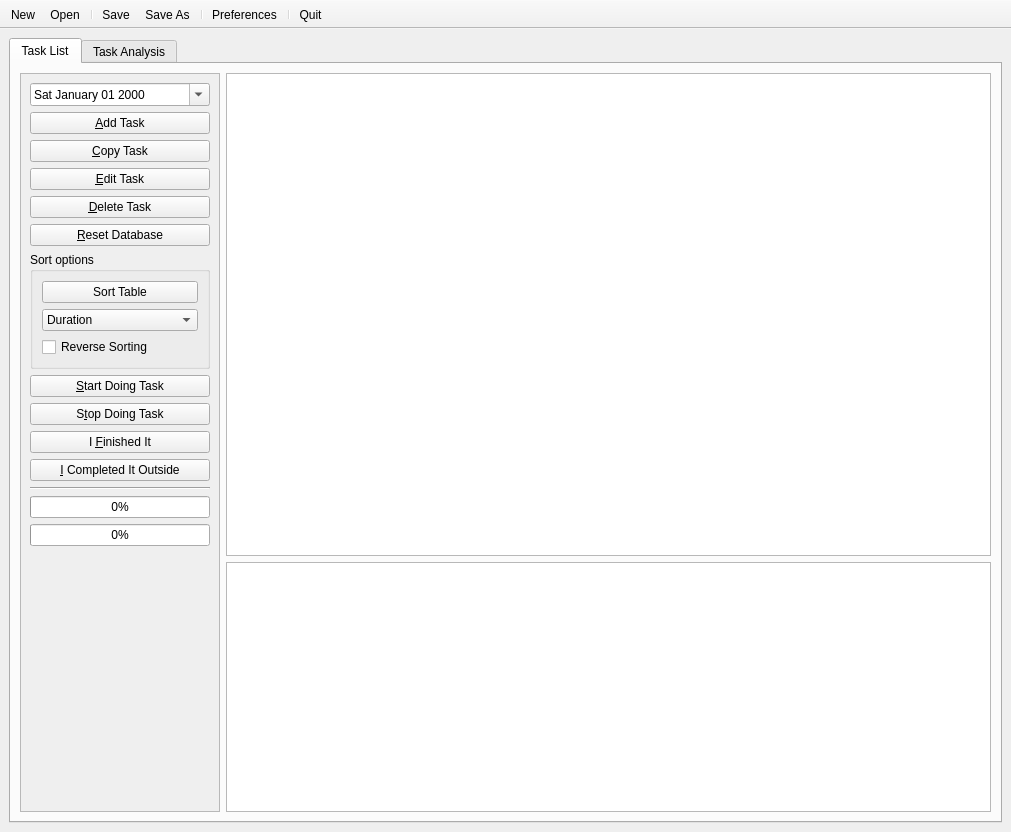
<?xml version="1.0" encoding="UTF-8"?>
<ui version="4.0">
 <class>MainWindow</class>
 <widget class="QMainWindow" name="MainWindow">
  <property name="geometry">
   <rect>
    <x>0</x>
    <y>0</y>
    <width>1011</width>
    <height>832</height>
   </rect>
  </property>
  <property name="minimumSize">
   <size>
    <width>703</width>
    <height>832</height>
   </size>
  </property>
  <property name="windowTitle">
   <string>Sunsite - Control Your Life Not Reacting</string>
  </property>
  <widget class="QWidget" name="centralwidget">
   <layout class="QGridLayout" name="gridLayout">
    <item row="0" column="0">
     <widget class="QTabWidget" name="tabWidget">
      <property name="currentIndex">
       <number>0</number>
      </property>
      <widget class="QWidget" name="tabWidgetPage1">
       <attribute name="title">
        <string>Task List</string>
       </attribute>
       <layout class="QGridLayout" name="gridLayout_2">
        <item row="1" column="1" colspan="3">
         <widget class="QTableWidget" name="taskTable">
          <property name="sizeAdjustPolicy">
           <enum>QAbstractScrollArea::AdjustToContents</enum>
          </property>
         </widget>
        </item>
        <item row="2" column="1" colspan="3">
         <widget class="QTableWidget" name="completedTaskTable">
          <property name="maximumSize">
           <size>
            <width>16777215</width>
            <height>250</height>
           </size>
          </property>
         </widget>
        </item>
        <item row="1" column="0" rowspan="2">
         <widget class="QScrollArea" name="scrollArea">
          <property name="minimumSize">
           <size>
            <width>200</width>
            <height>0</height>
           </size>
          </property>
          <property name="maximumSize">
           <size>
            <width>200</width>
            <height>16777215</height>
           </size>
          </property>
          <property name="horizontalScrollBarPolicy">
           <enum>Qt::ScrollBarAlwaysOff</enum>
          </property>
          <property name="widgetResizable">
           <bool>true</bool>
          </property>
          <property name="alignment">
           <set>Qt::AlignLeading|Qt::AlignLeft|Qt::AlignTop</set>
          </property>
          <widget class="QWidget" name="scrollAreaWidgetContents">
           <property name="geometry">
            <rect>
             <x>0</x>
             <y>0</y>
             <width>198</width>
             <height>739</height>
            </rect>
           </property>
           <layout class="QVBoxLayout" name="verticalLayout_3">
            <item>
             <widget class="QDateEdit" name="dateTaskFilter">
              <property name="displayFormat">
               <string>ddd MMMM dd yyyy</string>
              </property>
              <property name="calendarPopup">
               <bool>true</bool>
              </property>
             </widget>
            </item>
            <item>
             <widget class="QPushButton" name="addTaskButton">
              <property name="text">
               <string>&amp;Add Task</string>
              </property>
             </widget>
            </item>
            <item>
             <widget class="QPushButton" name="copyTaskButton">
              <property name="text">
               <string>&amp;Copy Task</string>
              </property>
              <property name="checkable">
               <bool>true</bool>
              </property>
             </widget>
            </item>
            <item>
             <widget class="QPushButton" name="editTaskButton">
              <property name="text">
               <string>&amp;Edit Task</string>
              </property>
             </widget>
            </item>
            <item>
             <widget class="QPushButton" name="deleteTaskButton">
              <property name="text">
               <string>&amp;Delete Task</string>
              </property>
              <property name="shortcut">
               <string>Del</string>
              </property>
             </widget>
            </item>
            <item>
             <widget class="QPushButton" name="resetDataButton">
              <property name="text">
               <string>&amp;Reset Database</string>
              </property>
             </widget>
            </item>
            <item>
             <widget class="QGroupBox" name="groupBox">
              <property name="title">
               <string>Sort options</string>
              </property>
              <layout class="QGridLayout" name="gridLayout_4">
               <item row="1" column="0">
                <widget class="QComboBox" name="sortTaskTableOption">
                 <item>
                  <property name="text">
                   <string>Duration</string>
                  </property>
                 </item>
                 <item>
                  <property name="text">
                   <string>Elapsed Time</string>
                  </property>
                 </item>
                 <item>
                  <property name="text">
                   <string>Remaining Time</string>
                  </property>
                 </item>
                 <item>
                  <property name="text">
                   <string>Task Name</string>
                  </property>
                 </item>
                </widget>
               </item>
               <item row="2" column="0">
                <widget class="QCheckBox" name="reverseTaskTableSorting">
                 <property name="text">
                  <string>Reverse Sorting</string>
                 </property>
                </widget>
               </item>
               <item row="0" column="0">
                <widget class="QPushButton" name="sortTaskTableButton">
                 <property name="text">
                  <string>Sort Table</string>
                 </property>
                </widget>
               </item>
              </layout>
             </widget>
            </item>
            <item>
             <widget class="QPushButton" name="startTaskButton">
              <property name="text">
               <string>&amp;Start Doing Task</string>
              </property>
              <property name="shortcut">
               <string>Space</string>
              </property>
             </widget>
            </item>
            <item>
             <widget class="QPushButton" name="stopTaskButton">
              <property name="text">
               <string>S&amp;top Doing Task</string>
              </property>
              <property name="shortcut">
               <string>Space</string>
              </property>
             </widget>
            </item>
            <item>
             <widget class="QPushButton" name="iFinishedItButton">
              <property name="text">
               <string>I &amp;Finished It</string>
              </property>
              <property name="shortcut">
               <string>Ctrl+Space</string>
              </property>
             </widget>
            </item>
            <item>
             <widget class="QPushButton" name="iCompletedButton">
              <property name="text">
               <string>&amp;I Completed It Outside</string>
              </property>
             </widget>
            </item>
            <item>
             <widget class="Line" name="line">
              <property name="orientation">
               <enum>Qt::Horizontal</enum>
              </property>
             </widget>
            </item>
            <item>
             <widget class="QProgressBar" name="elapsedProgressBar">
              <property name="value">
               <number>0</number>
              </property>
              <property name="textVisible">
               <bool>true</bool>
              </property>
              <property name="orientation">
               <enum>Qt::Horizontal</enum>
              </property>
              <property name="textDirection">
               <enum>QProgressBar::TopToBottom</enum>
              </property>
             </widget>
            </item>
            <item>
             <widget class="QProgressBar" name="remainingProgressBar">
              <property name="value">
               <number>0</number>
              </property>
             </widget>
            </item>
            <item>
             <spacer name="verticalSpacer">
              <property name="orientation">
               <enum>Qt::Vertical</enum>
              </property>
              <property name="sizeHint" stdset="0">
               <size>
                <width>20</width>
                <height>40</height>
               </size>
              </property>
             </spacer>
            </item>
           </layout>
          </widget>
         </widget>
        </item>
       </layout>
      </widget>
      <widget class="QWidget" name="tabWidgetPage2">
       <attribute name="title">
        <string>Task Analysis</string>
       </attribute>
       <layout class="QGridLayout" name="gridLayout_3">
        <item row="4" column="4" colspan="7">
         <widget class="QWidget" name="graphicWidget" native="true">
          <property name="minimumSize">
           <size>
            <width>0</width>
            <height>250</height>
           </size>
          </property>
          <property name="maximumSize">
           <size>
            <width>16777215</width>
            <height>250</height>
           </size>
          </property>
         </widget>
        </item>
        <item row="3" column="4" colspan="7">
         <layout class="QHBoxLayout" name="horizontalLayout_2">
          <item>
           <widget class="QTableWidget" name="analysisTable"/>
          </item>
          <item>
           <widget class="QTreeWidget" name="taskDetailsTree">
            <property name="minimumSize">
             <size>
              <width>500</width>
              <height>0</height>
             </size>
            </property>
            <property name="lineWidth">
             <number>2</number>
            </property>
            <property name="animated">
             <bool>true</bool>
            </property>
            <property name="wordWrap">
             <bool>true</bool>
            </property>
            <property name="headerHidden">
             <bool>true</bool>
            </property>
            <column>
             <property name="text">
              <string>Task Details</string>
             </property>
            </column>
           </widget>
          </item>
         </layout>
        </item>
        <item row="2" column="4">
         <widget class="QComboBox" name="analysisView">
          <item>
           <property name="text">
            <string>Monthly View</string>
           </property>
          </item>
          <item>
           <property name="text">
            <string>Yearly View</string>
           </property>
          </item>
         </widget>
        </item>
        <item row="2" column="5">
         <widget class="QComboBox" name="monthAnalysisFilter"/>
        </item>
        <item row="2" column="6">
         <widget class="QComboBox" name="yearAnalysisFilter"/>
        </item>
       </layout>
      </widget>
     </widget>
    </item>
   </layout>
  </widget>
  <widget class="QToolBar" name="toolBar">
   <property name="contextMenuPolicy">
    <enum>Qt::PreventContextMenu</enum>
   </property>
   <property name="windowTitle">
    <string>toolBar</string>
   </property>
   <property name="movable">
    <bool>false</bool>
   </property>
   <property name="iconSize">
    <size>
     <width>32</width>
     <height>32</height>
    </size>
   </property>
   <property name="toolButtonStyle">
    <enum>Qt::ToolButtonTextUnderIcon</enum>
   </property>
   <attribute name="toolBarArea">
    <enum>TopToolBarArea</enum>
   </attribute>
   <attribute name="toolBarBreak">
    <bool>false</bool>
   </attribute>
   <addaction name="actionNew"/>
   <addaction name="actionOpen"/>
   <addaction name="separator"/>
   <addaction name="actionSave"/>
   <addaction name="actionSaveAs"/>
   <addaction name="separator"/>
   <addaction name="actionPreferences"/>
   <addaction name="separator"/>
   <addaction name="actionQuit"/>
  </widget>
  <action name="actionNew">
   <property name="text">
    <string>New</string>
   </property>
   <property name="shortcut">
    <string>Ctrl+N</string>
   </property>
  </action>
  <action name="actionOpen">
   <property name="text">
    <string>Open</string>
   </property>
   <property name="shortcut">
    <string>Ctrl+O</string>
   </property>
  </action>
  <action name="actionSave">
   <property name="text">
    <string>Save</string>
   </property>
   <property name="shortcut">
    <string>Ctrl+S</string>
   </property>
  </action>
  <action name="actionSaveAs">
   <property name="text">
    <string>Save As</string>
   </property>
   <property name="shortcut">
    <string>Ctrl+Shift+S</string>
   </property>
  </action>
  <action name="actionQuit">
   <property name="text">
    <string>Quit</string>
   </property>
   <property name="shortcut">
    <string>Ctrl+Q</string>
   </property>
  </action>
  <action name="actionPreferences">
   <property name="text">
    <string>Preferences</string>
   </property>
   <property name="shortcut">
    <string>Ctrl+P</string>
   </property>
  </action>
 </widget>
 <resources/>
 <connections/>
</ui>
